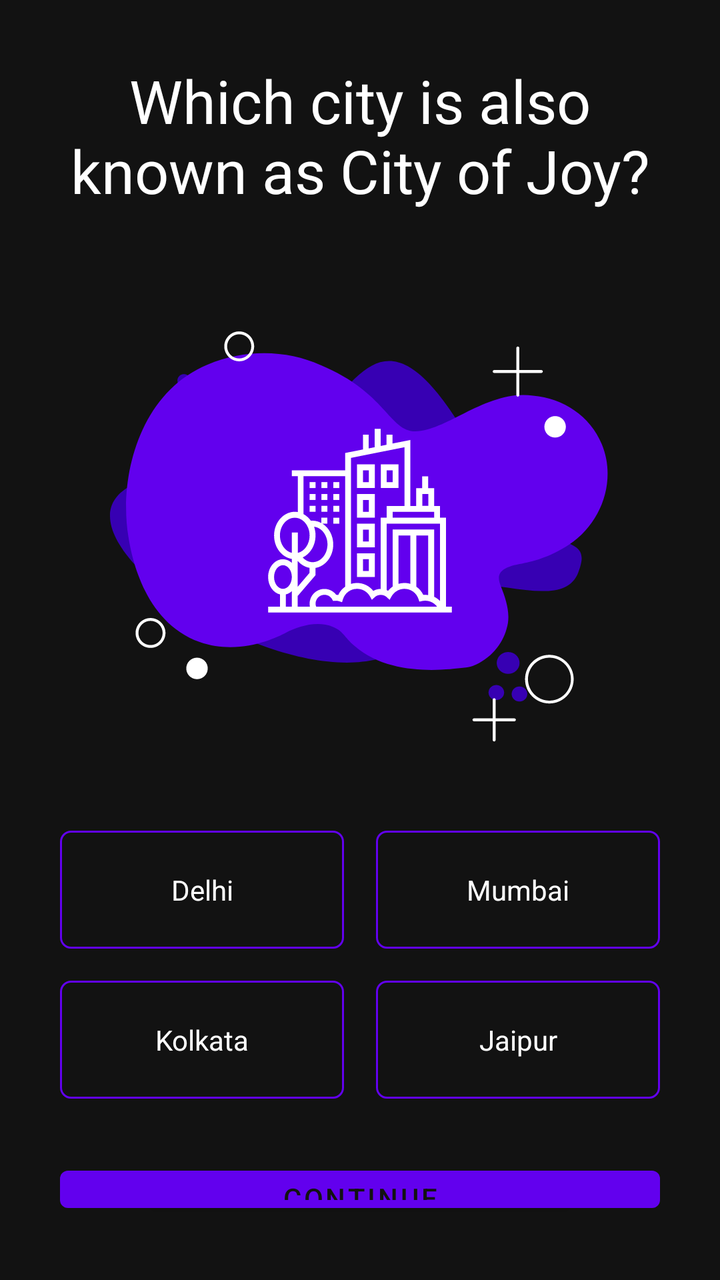
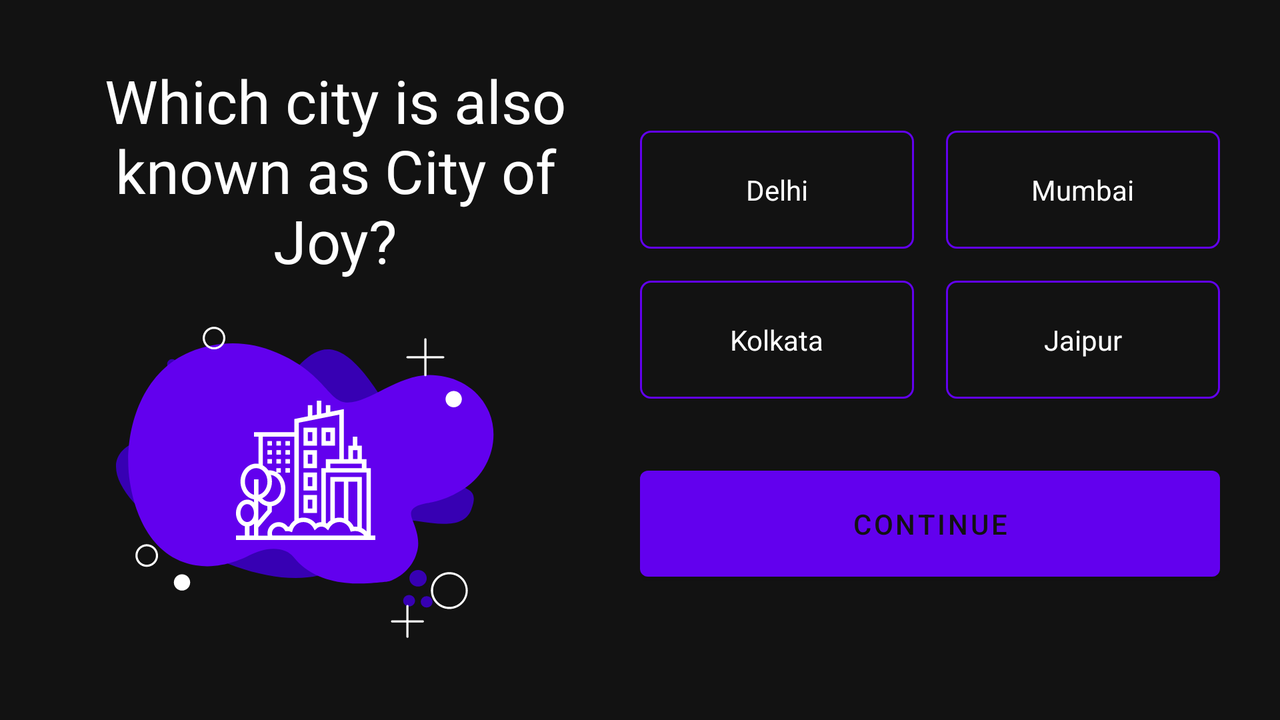

Two renders of one Android screen. The first uses the default layout on a phone; the second uses the alternative layout the repository ships for a different screen configuration, on a matching device. The two XML files are below.
<!-- AndroidManifest.xml: application theme Theme.Quzinator -->
<!-- res/layout/question_one_activity.xml -->
<?xml version="1.0" encoding="utf-8"?>
<RelativeLayout
    xmlns:tools="http://schemas.android.com/tools"
    xmlns:android="http://schemas.android.com/apk/res/android"
    android:layout_width="match_parent"
    android:layout_height="match_parent"
    tools:context=".QuestionOneActivity"
    android:gravity="center"
    android:layout_margin="30dp">
    <TextView
        android:id="@+id/question"
        style="@style/question"
        android:text="@string/question1"
        android:layout_centerHorizontal="true"
        android:textAlignment="center"
        android:gravity="center_horizontal" />
    <ImageView
        android:id="@+id/image"
        android:layout_below="@id/question"
        android:layout_width="match_parent"
        android:layout_height="250dp"
        android:layout_marginBottom="30dp"
        android:src="@drawable/ic_cityscape" />
    <LinearLayout
        android:id="@+id/answers1"
        android:layout_width="match_parent"
        android:layout_height="wrap_content"
        android:layout_below="@id/image">
        <TextView
            android:id="@+id/answer1"
            style="@style/answer"
            android:onClick="answer1"
            android:clickable="true"
            android:focusable="true"
            android:layout_marginRight="8dp"
            android:layout_marginEnd="8dp"
            android:layout_weight="1"
            android:text="@string/question1_answer1" />
        <TextView
            android:id="@+id/answer2"
            style="@style/answer"
            android:onClick="answer2"
            android:clickable="true"
            android:focusable="true"
            android:layout_marginLeft="8dp"
            android:layout_marginStart="8dp"
            android:layout_weight="1"
            android:text="@string/question1_answer2" />
    </LinearLayout>
    <LinearLayout
        android:id="@+id/answers2"
        android:layout_width="match_parent"
        android:layout_height="wrap_content"
        android:layout_below="@id/answers1"
        android:layout_marginTop="16dp">
        <TextView
            android:id="@+id/answer3"
            style="@style/answer"
            android:onClick="answer3"
            android:clickable="true"
            android:focusable="true"
            android:layout_marginRight="8dp"
            android:layout_marginEnd="8dp"
            android:text="@string/question1_answer3" />
        <TextView
            android:id="@+id/answer4"
            style="@style/answer"
            android:onClick="answer4"
            android:clickable="true"
            android:focusable="true"
            android:layout_marginLeft="8dp"
            android:layout_marginStart="8dp"
            android:text="@string/question1_answer4" />
    </LinearLayout>
    <Button
        android:id="@+id/login"
        android:layout_below="@id/answers2"
        android:layout_width="match_parent"
        android:layout_height="65dp"
        android:layout_weight="1"
        android:layout_marginTop="30dp"
        android:onClick="submit"
        android:text="Continue" />
</RelativeLayout>
<!-- resources referenced by this layout -->
<resources>
  <!-- drawable ic_cityscape: vector/xml drawable (drawable, 8170 chars, omitted) -->
  <string name="question1">Which city is also known as City of Joy?</string>
  <string name="question1_answer1">Delhi</string>
  <string name="question1_answer2">Mumbai</string>
  <string name="question1_answer3">Kolkata</string>
  <string name="question1_answer4">Jaipur</string>
  <style name="answer">
          <item name="android:layout_width">match_parent</item>
          <item name="android:layout_height">wrap_content</item>
          <item name="android:layout_weight">1</item>
          <item name="android:gravity">center</item>
          <item name="android:padding">20dp</item>
          <item name="android:background">@drawable/answerbg</item>
      </style>
  <style name="question">
          <item name="android:layout_width">wrap_content</item>
          <item name="android:layout_height">wrap_content</item>
          <item name="android:textSize">30sp</item>
          <item name="android:layout_marginBottom">30dp</item>
      </style>
  <style name="Theme.Quzinator" parent="Theme.MaterialComponents.NoActionBar">
          
          <item name="colorPrimary">@color/purple_500</item>
          <item name="colorPrimaryVariant">@color/purple_700</item>
          <item name="colorOnPrimary">@color/black</item>
          
          <item name="colorSecondary">@color/teal_200</item>
          <item name="colorSecondaryVariant">@color/teal_200</item>
          <item name="colorOnSecondary">@color/black</item>
          
          <item name="android:statusBarColor" tools:targetApi="l">@color/black</item>
          <item name="android:textColor">@color/white</item>
      </style>
  <!-- drawable answerbg (drawable) -->
  <shape xmlns:android="http://schemas.android.com/apk/res/android" android:shape="rectangle">
      <corners android:radius="5dp" />
      <solid android:color="@color/background" />
      <stroke android:width="1dip" android:color="@color/purple_500" />
  </shape>
  <color name="purple_500">#FF6200EE</color>
  <color name="purple_700">#FF3700B3</color>
  <color name="black">#121212</color>
  <color name="teal_200">#FF03DAC5</color>
  <color name="white">#FFFFFFFF</color>
  <color name="background">#121212</color>
</resources>
<!-- res/layout-land/question_one_activity.xml (the repository's variant of the layout above) -->
<!-- drawn on the phone turned sideways -->
<?xml version="1.0" encoding="utf-8"?>
<RelativeLayout
    xmlns:tools="http://schemas.android.com/tools"
    xmlns:android="http://schemas.android.com/apk/res/android"
    android:layout_width="match_parent"
    android:layout_height="match_parent"
    tools:context=".QuestionOneActivity"
    android:gravity="center"
    android:layout_margin="30dp">
    <LinearLayout
        android:id="@+id/view1"
        android:layout_width="match_parent"
        android:layout_height="match_parent"
        android:orientation="horizontal">
        <RelativeLayout
            android:layout_width="match_parent"
            android:layout_height="match_parent"
            android:layout_weight="1"
            android:paddingRight="30dp"
            android:layout_gravity="center"
            android:gravity="center">
            <TextView
                android:id="@+id/question"
                style="@style/question"
                android:layout_marginBottom="0dp"
                android:text="@string/question1"
                android:layout_centerHorizontal="true"
                android:textAlignment="center"
                android:gravity="center_horizontal" />
            <ImageView
                android:id="@+id/image"
                android:layout_below="@id/question"
                android:layout_width="match_parent"
                android:layout_height="250dp"
                android:src="@drawable/ic_cityscape" />
        </RelativeLayout>
        <RelativeLayout
            android:layout_width="match_parent"
            android:layout_height="match_parent"
            android:layout_weight="1"
            android:layout_gravity="center"
            android:gravity="center">
            <LinearLayout
                android:id="@+id/answers1"
                android:layout_width="match_parent"
                android:layout_height="wrap_content">
                <TextView
                    android:id="@+id/answer1"
                    style="@style/answer"
                    android:onClick="answer1"
                    android:clickable="true"
                    android:focusable="true"
                    android:layout_marginRight="8dp"
                    android:layout_marginEnd="8dp"
                    android:layout_weight="1"
                    android:text="@string/question1_answer1" />
                <TextView
                    android:id="@+id/answer2"
                    style="@style/answer"
                    android:onClick="answer2"
                    android:clickable="true"
                    android:focusable="true"
                    android:layout_marginLeft="8dp"
                    android:layout_marginStart="8dp"
                    android:layout_weight="1"
                    android:text="@string/question1_answer2" />
            </LinearLayout>
            <LinearLayout
                android:id="@+id/answers2"
                android:layout_width="match_parent"
                android:layout_height="wrap_content"
                android:layout_below="@id/answers1"
                android:layout_marginTop="16dp">
                <TextView
                    android:id="@+id/answer3"
                    style="@style/answer"
                    android:onClick="answer3"
                    android:clickable="true"
                    android:focusable="true"
                    android:layout_marginRight="8dp"
                    android:layout_marginEnd="8dp"
                    android:text="@string/question1_answer3" />
                <TextView
                    android:id="@+id/answer4"
                    style="@style/answer"
                    android:onClick="answer4"
                    android:clickable="true"
                    android:focusable="true"
                    android:layout_marginLeft="8dp"
                    android:layout_marginStart="8dp"
                    android:text="@string/question1_answer4" />
            </LinearLayout>
            <Button
                android:id="@+id/login"
                android:layout_below="@id/answers2"
                android:layout_width="match_parent"
                android:layout_height="65dp"
                android:layout_marginTop="30dp"
                android:onClick="submit"
                android:text="Continue" />
        </RelativeLayout>
    </LinearLayout>
</RelativeLayout>
